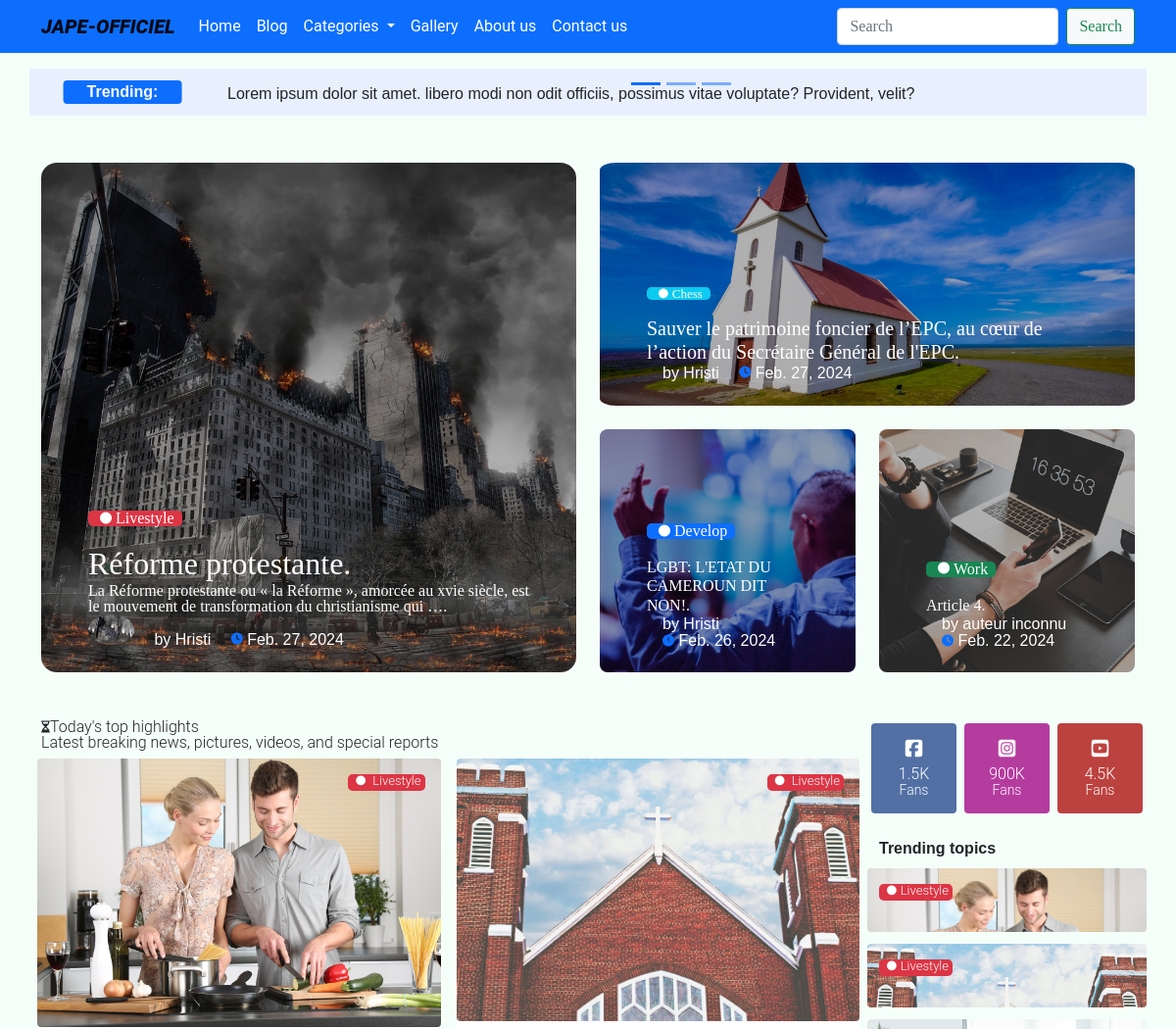
Before: / (upper part) with the older database file.
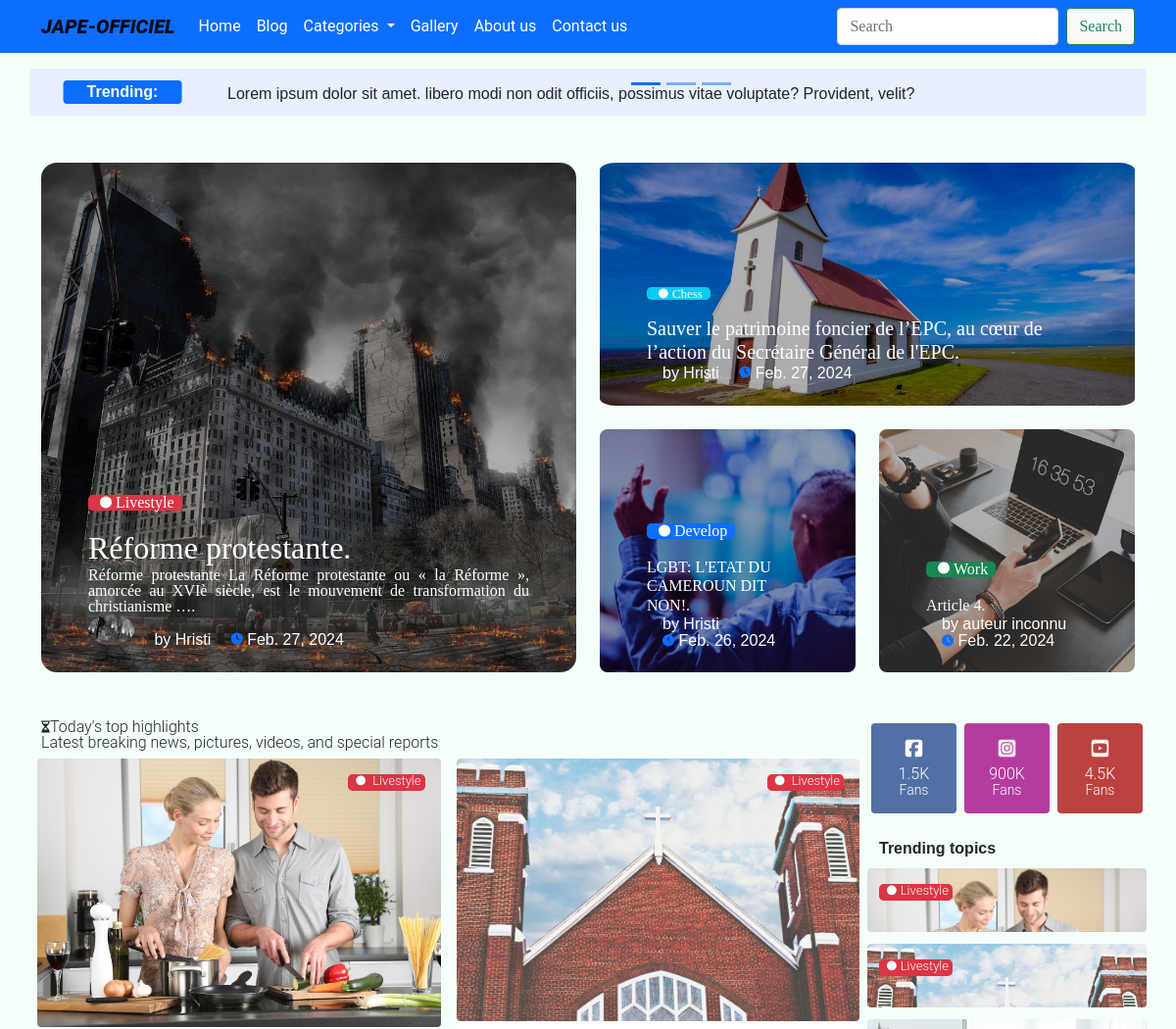
After: the same page with the newer database file.
### blog/models.py (models this page shows, shortened)
class BlogPost(models.Model):
    title = models.CharField(max_length=255, unique=True, verbose_name='Titre')
    slug = models.SlugField(max_length=255, unique=True, blank=True)
    author = models.ForeignKey(User, on_delete=models.SET_NULL, null=True, blank=True)
    last_update = models.DateTimeField(auto_now=True)
    created_on = models.DateField(blank=True, null=True)
    published = models.BooleanField(default=False, verbose_name="Publié")
    image = models.ImageField(upload_to="images")
    content = models.TextField(blank=True, verbose_name='Contenu')
    class Meta:
        ordering = ['-created_on']
        verbose_name = "Article"
    @property
    def author_or_default(self):
        return self.author.last_name if self.author else "auteur inconnu"

### blog/views.py (the view)
# urls.py: path('', home_view, name="home_view"),
def home_view(request):
    post = BlogPost.objects.first()
    posts = BlogPost.objects.all().filter(published=True)
    print(posts[0].title)
    print(posts[2].title)
    post_1 = posts[1]
    post_2 = posts[2]
    post_3 = posts[3]
    context = {"post": post, "post_1": post_1, "post_2": post_2, "post_3": post_3, "posts": posts[4:10]}
    return render(request, "blog/posts_list.html", context)

### blog/templates/blog/posts_list.html (shortened to what this page needs)
{% extends 'base.html' %}
{% block content %}
<section class="mt-5 mb-5">
    <div class="container">
        <div class="row g-4">
            <div class="col-lg-6">
                <div class="img-justify position-relative">
                    <img style="filter: brightness(70%);" class="img-fluid img-img img-hover"
                         src="{{ post.image.url }}" alt="">
                    <div class="position-absolute start-0 bottom-0 mb-4 ms-5 me-5">
                        <span style="font-size: medium; margin-top: -35px"
                              class="position-absolute bg-danger ps-2 pe-2 rounded-3 text-white"><i
                                class="fa-solid fa-circle p-1 fa-xs" style="color: #ffffff;"></i>Livestyle</span>
                        <a href="{% url 'post_view' slug=post.slug %}" class="h2 title-link text-white title-link-white">{{ post.title }}.</a>
                        <p class="text-white">{{ post.content|safe|striptags|truncatewords:20 }}.</p>
                        <div class="position-relative montserrat-card-text">
                            <img width="47px" class="rounded-circle darkened-img"
                                 src="{{ post.image.url }}"
                                 alt="image profil">
                            <span class="text-white h6 ms-3">by <a href="#" class="title-link-white">{{ post.author_or_default }}</a></span>
                            <i class="fa-solid fa-clock fa-xs ms-3" style="color: #0D6EFD"></i>
                            <span class="text-white h6">{{ post.created_on }}</span>
                        </div>
                    </div>
                </div>
            </div>
            <div class="col-lg-6">
                <div class="row g-4">
                    <div class="col-12">
                        <div class="img-justify-second position-relative">
                            <img style="height: 100%; filter: brightness(70%);" class="img-fluid img-img img-hover"
                                 src="{{ post_1.image.url }}" alt="">
                            <div class="position-absolute start-0 bottom-0 mb-4 ms-5 me-5">
                                <span style="font-size: small; margin-top: -30px"
                                      class="position-absolute bg-info ps-2 pe-2 rounded-3 text-white"><i
                                        class="fa-solid fa-circle p-1 fa-xs"
                                        style="color: #ffffff;"></i>Chess</span>
                                <a href="{% url 'post_view' slug=post_1.slug %}" class="h5 title-link text-white title-link-white">{{post_1.title}}.</a>
                                <div class="position-relative montserrat-card-text">
                                    <span class="text-white h6 ms-3">by <a href="#" class="title-link-white">{{post_1.author_or_default}}</a></span>
                                    <span class="text-white" style="display: inline-block">
                                        <i class="fa-solid fa-clock fa-xs ms-3" style="color: #0D6EFD"></i>
                                        {{ post_1.created_on }}
                                    </span>
                                </div>
                            </div>
                        </div>
                    </div>
                    <div class="col-12 col-lg-6">
                        <div class="img-justify-second position-relative">
                            <img style="filter: brightness(70%);" class="img-fluid img-img img-hover"
                                 src="{{ post_2.image.url }}" alt="">
                            <div class="position-absolute start-0 bottom-0 mb-4 ms-5 me-5">
                                <span style="font-size: medium; margin-top: -35px"
                                      class="position-absolute bg-primary ps-2 pe-2 rounded-3 text-white"><i
                                        class="fa-solid fa-circle p-1 fa-xs"
                                        style="color: #ffffff;"></i>Develop</span>
                                <a href="{% url 'post_view' slug=post_2.slug %}" class="h6 title-link text-white title-link-white">{{ post_2.title }}.</a>
                                <div class="position-relative montserrat-card-text">
                                    <span class="text-white h6 ms-3">by <a href="#"
                                                                           class="title-link-white">{{ post_2.author_or_default }}</a></span>
                                    <span class="text-white" style="display: inline-block">
                                        <i class="fa-solid fa-clock fa-xs ms-3" style="color: #0D6EFD"></i>
                                        {{ post_2.created_on }}
                                    </span>
                                </div>
                            </div>
                        </div>
                    </div>
                    <div class="col-12 col-lg-6">
                        <div class="img-justify-second position-relative">
                            <img style="filter: brightness(70%);" class="img-fluid img-img img-hover"
                                 src="{{ post_3.image.url }}" alt="">
                            <div class="position-absolute start-0 bottom-0 mb-4 ms-5 me-5">
                                <span style="font-size: medium; margin-top: -35px"
                                      class="position-absolute bg-success ps-2 pe-2 rounded-3 text-white"><i
                                        class="fa-solid fa-circle p-1 fa-xs"
                                        style="color: #ffffff;"></i>Work</span>
                                <a href="{% url 'post_view' slug=post_3.slug %}" class="h6 title-link text-white title-link-white">{{ post_3.title }}.</a>
                                <div class="position-relative montserrat-card-text">
                                    <span class="text-white h6 ms-3">by <a href="#"
                                                                           class="title-link-white">{{ post_3.author_or_default }}</a></span>
                                    <span class="text-white" style="display: inline-block">
                                        <i class="fa-solid fa-clock fa-xs ms-3" style="color: #0D6EFD"></i>
                                        {{ post_3.created_on }}
                                    </span>
                                </div>
                            </div>
                        </div>
                    </div>
                </div>
            </div>
        </div>
    </div>
</section>
<section class="mt-3">
    <div class="container roboto-light">
        <div class="row">
            <div class="col-lg-9">
                <div class="row">
                    <div class="col-12">
                        <h1><i class="fa-regular fa-hourglass-half fa-xs"></i>Today's top highlights</h1>
                        <p class="title-link">Latest breaking news, pictures, videos, and special reports</p>
                    </div>
                    {% for post in posts %}
                    <div class="col-sm-6 pt-2 pe-2 ps-2 pt-0">
                        <div class="card border-0 p-0" style="width: 100%; min-height: 450px">
                            <img src="{{ post.image.url }}"
                                 class="img-hover rounded img-fluid card-img-top position-relative"
                                 alt="...">
                            <span style="font-size: small"
                                  class="position-absolute bg-danger px-1 pb-1 end-0 me-3 mt-3 rounded-3 text-white">
                                <i class="fa-solid fa-circle p-1 fa-xs" style="color: #ffffff;"></i>
                                Livestyle
                            </span>
                            <div class="card-body">
                            </div>
                        </div>
                    </div>
                    {% endfor %}
                </div>
            </div>
            <div class="col-lg-3">
                <div class="row">
                    <div class="col-4 p-1">
                        <div class="rounded" style="background-color: #5270A4">
                            <a href="#" class="rounded text-center text-white-force p-3 d-block"
                               style=" text-decoration: none;">
                                <i class="fab fa-facebook-square fs-5 mb-2" style="color: #ffffff;"></i>
                                <h6 class="m-0 text-white">1.5K</h6>
                                <span class="small text-white">Fans</span>
                            </a>
                        </div>
                    </div>
                    <div class="col-4 p-1">
                        <div class="rounded" style="background-color: #B53C9F">
                            <a href="#" class="rounded text-center text-white-force p-3 d-block"
                               style=" text-decoration: none;">
                                <i class="fab fa-instagram-square fs-5 mb-2" style="color: #ffffff;"></i>
                                <h6 class="m-0 text-white">900K</h6>
                                <span class="small text-white">Fans</span>
                            </a>
                        </div>
                    </div>
                    <div class="col-4 p-1">
                        <div class="rounded" style="background-color: #BC423F">
                            <a href="#" class="rounded text-center text-white-force p-3 d-block"
                               style=" text-decoration: none;">
                                <i class="fab fa-youtube-square fs-5 mb-2" style="color: #ffffff;"></i>
                                <h6 class="m-0 text-white">4.5K</h6>
                                <span class="small text-white">Fans</span>
                            </a>
                        </div>
                    </div>
                    <h4 class="mt-4 pb-2 montserrat-title_card"><a href="#" class="title-link">Trending topics</a></h4>
                    {% for topic in posts %}
                        <div class="img-hover col-12 mt-1 mb-2 rounded"
                             style="background-image: url('{{ topic.image.url }}'); background-size: cover; height: 65px">
                                <span style="font-size: small"
                                      class="position-absolute bg-danger px-1 pb-1 me-3 mt-3 rounded-3 text-white title-link">
                                    <i class="fa-solid fa-circle p-1 fa-xs" style="color: #ffffff;"></i>Livestyle
                                </span>
                        </div>
                    {% endfor %}
                </div>
            </div>
        </div>
    </div>
</section>
{% endblock %}

### templates/base.html (shortened to what this page needs)
{% load static %}
<!DOCTYPE html>
<html lang="en">
<head>
    <link href="https://cdn.jsdelivr.net/npm/bootstrap@5.0.2/dist/css/bootstrap.min.css" rel="stylesheet"
>
    <link rel="stylesheet" href="{% static 'css/template.css' %}">
    <link rel="stylesheet" href="{% static 'css/fonts.css' %}">
    <link rel="stylesheet" href="{% static 'css/post.css' %}">
</head>
<body>
<nav class="navbar navbar-expand-lg navbar-light bg-primary">
    <div class="container">
        <a class="navbar-brand roboto-black-italic" href="{% url 'home_view' %}">JAPE-OFFICIEL</a>
        <div class="collapse navbar-collapse" id="navbarSupportedContent">
            <ul class="navbar-nav me-auto mb-2 mb-lg-0 roboto-regular">
                <li class="nav-item">
                    <a class="nav-link text-white title-link-nav" aria-current="page" href="#">Home</a>
                </li>
                <li class="nav-item">
                    <a class="nav-link text-white title-link-nav" href="#">Blog</a>
                </li>
                <li class="nav-item dropdown">
                    <a class="nav-link dropdown-toggle text-white title-link-nav" href="#" id="navbarDropdown"
                       role="button"
                       data-bs-toggle="dropdown" aria-expanded="false">
                        Categories
                    </a>
                </li>
                <li class="nav-item">
                    <a class="nav-link text-white title-link-nav" href="#">Gallery</a>
                </li>
                <li class="nav-item">
                    <a class="nav-link text-white title-link-nav" href="#">About us</a>
                </li>
                <li class="nav-item">
                    <a class="nav-link text-white title-link-nav" href="#">Contact us</a>
                </li>
            </ul>
            <form class="d-flex">
                <input class="form-control me-2" type="search" placeholder="Search" aria-label="Search">
                <button class="btn btn-outline-success btn-light" type="submit">Search</button>
            </form>
        </div>
    </div>
</nav>
<div class="container mt-3 poppins-regular">
    <div class="row pt-1 pb-1" style="background-color: #E8EFFD;">
        <div class="col-md-2 col-12 position-relative" style="min-height: 40px">
            <div class="montserrat-title_card position-absolute translate-middle start-50 top-50 bg-primary py-1 pe-4 rounded"><span
                    class="justify-content-center ps-4 text-light">Trending:</span></div>
        </div>
        <div class="col-md-10">
            <div id="carouselExampleCaptions" class="carousel slide position-relative" data-bs-ride="carousel">
                <div class="carousel-inner pt-1">
                    <div class="carousel-item active">
                        <p class="h6 my-2"><a class="title-link" href="#">Lorem ipsum dolor sit amet. libero modi non
                            odit officiis, possimus vitae
                            voluptate?
                            Provident, velit?</a></p>
                    </div>
                </div>
                <div class="carousel-indicators position-absolute top-0 pt-0">
                    <button type="button" data-bs-target="#carouselExampleCaptions" data-bs-slide-to="0"
                            class="active bg-primary" aria-current="true" aria-label="Slide 1"></button>
                    <button type="button" data-bs-target="#carouselExampleCaptions" data-bs-slide-to="1"
                            aria-label="Slide 2" class="bg-primary"></button>
                    <button type="button" data-bs-target="#carouselExampleCaptions" data-bs-slide-to="2"
                            aria-label="Slide 3" class="bg-primary"></button>
                </div>
            </div>
        </div>
    </div>
</div>
{% block content %}
{% endblock %}
</body>
</html>

Changed rows visible on the page:
changed BlogPost "Réforme protestante": content "La Réforme protestante ou « la Réforme », amorcée au xvie siècle, est le mouvement de transformation du christianisme qui …" → "Réforme protestante La Réforme protestante ou « la Réforme », amorcée au XVIè siècle, est le mouvement de transformation du christianisme …"
